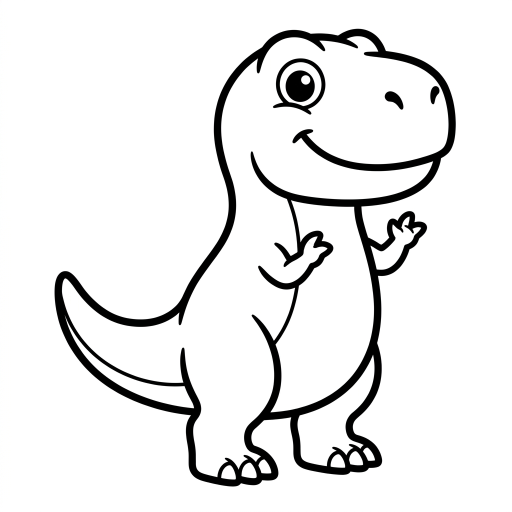
#> input picture Author 2/book6/title_trex_raw.png, 1024 x 1024 px (shown at 1/2 size)
$ python vectorize_line_art.py ../book6/title_trex_raw.png ../book6/contact_sheet_small.png 5 5
#> lines starting #> are read from the running program, lines starting #| are printed output that depends on the picture
# -*- coding: utf-8 -*-
# F11: VECTOR LINE-ART UPSCALER (pixelation + halo cure, pipeline-wide)
# 1024px native -> potracer vector trace -> render at target size.
# Edges are mathematically smooth at ANY resolution: no upscale softness,
# no UnsharpMask halos, pure black/white output -> print-crisp at 300 DPI.
#
# API notes (potracer 0.0.4): Bitmap accepts a PIL grayscale image DIRECTLY.
# Holes vs solids via winding orientation (signed/shoelace area sign).
#
# Usage: py vectorize_line_art.py <src.png> <out.png> [target_w] [target_h]
import sys
import numpy as np
from PIL import Image, ImageOps, ImageDraw
import potrace


def _flatten(curve, scale):
    pts = [(curve.start_point.x * scale, curve.start_point.y * scale)]
    for s in curve:
        end = s.end_point
        if s.is_corner:
            pts += [(s.c.x * scale, s.c.y * scale), (end.x * scale, end.y * scale)]
        else:
            c1, c2 = s.c1, s.c2
            for i in range(1, 13):
                t = i / 12.0; mt = 1 - t
                x = mt**3 * pts[-1][0] + 3 * mt**2 * t * c1.x * scale + 3 * mt * t**2 * c2.x * scale + t**3 * end.x * scale
                y = mt**3 * pts[-1][1] + 3 * mt**2 * t * c1.y * scale + 3 * mt * t**2 * c2.y * scale + t**3 * end.y * scale
                pts.append((x, y))
    return pts


def _signed_area(pts):
    x = np.array([p[0] for p in pts]); y = np.array([p[1] for p in pts])
    return 0.5 * (np.dot(x, np.roll(y, 1)) - np.dot(y, np.roll(x, 1)))


def vectorize_line_art(src_path, out_path=None, target_w=2230, target_h=2520, dpi=300):
    """Vector-trace a grayscale line-art page and render at (target_w, target_h)."""
#> called with src_path = '../book6/title_trex_raw.png', out_path = '../book6/contact_sheet_small.png', target_w = 5, target_h = 5, dpi = 300
    img = Image.open(src_path).convert("L")
    img = ImageOps.autocontrast(img, cutoff=1)
    # Enlarge 4x before tracing. Potrace only sees black/white pixels, so at 1024 px
    # small shapes (eye highlights, cheeks) trace as diamonds and lumpy ovals. The
    # Lanczos enlargement turns the anti-aliased edges into sub-pixel shape detail.
    # Page 42 agreement: 98.0% -> 99.4%. Costs about 15 s per page instead of 2 s.
    PRE = 4
    img = img.resize((img.width * PRE, img.height * PRE), Image.LANCZOS)
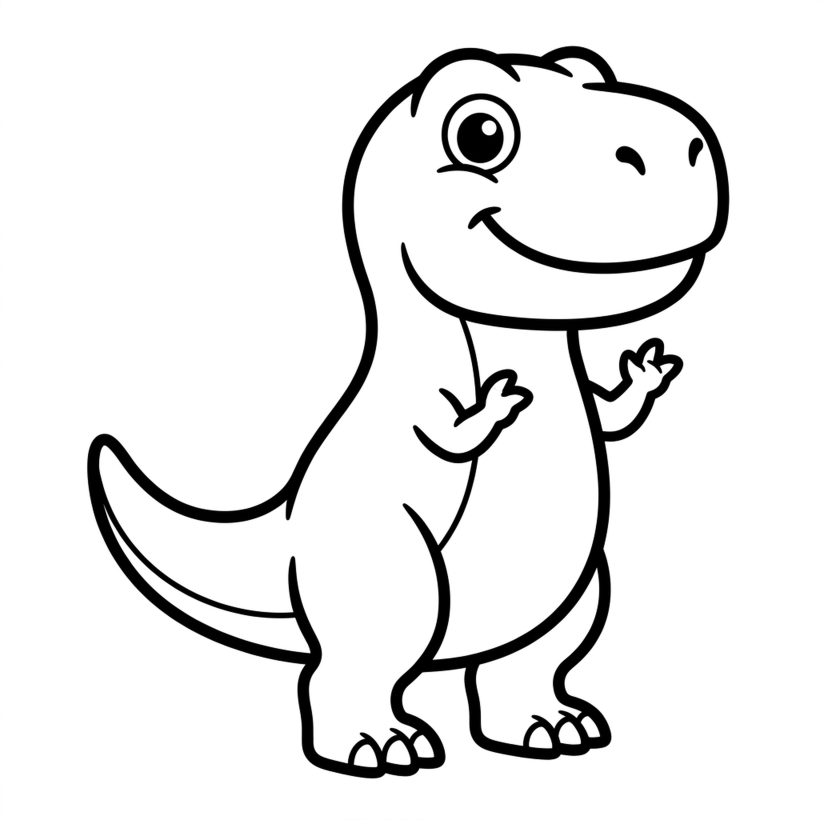
#> img: PIL image 4096x4096 L (shown at 1/5 size); min 0, max 255, mean 233.7

    try:
#> (the run stopped early here; a loop or call above may not have finished)
